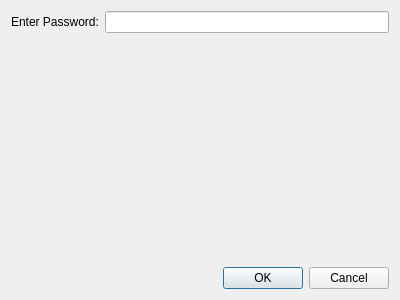
<?xml version="1.0" encoding="UTF-8"?>
<ui version="4.0">
 <class>steelcase_pw_dialog</class>
 <widget class="QDialog" name="steelcase_pw_dialog">
  <property name="geometry">
   <rect>
    <x>0</x>
    <y>0</y>
    <width>400</width>
    <height>300</height>
   </rect>
  </property>
  <property name="windowTitle">
   <string>Password Required</string>
  </property>
  <layout class="QGridLayout" name="gridLayout_2">
   <item row="0" column="0">
    <layout class="QGridLayout" name="gridLayout">
     <item row="3" column="0">
      <spacer name="verticalSpacer">
       <property name="orientation">
        <enum>Qt::Vertical</enum>
       </property>
       <property name="sizeHint" stdset="0">
        <size>
         <width>20</width>
         <height>40</height>
        </size>
       </property>
      </spacer>
     </item>
     <item row="2" column="0">
      <layout class="QHBoxLayout" name="horizontalLayout_2"/>
     </item>
     <item row="0" column="0">
      <layout class="QHBoxLayout" name="horizontalLayout">
       <item>
        <widget class="QLabel" name="label">
         <property name="text">
          <string>Enter Password:</string>
         </property>
        </widget>
       </item>
       <item>
        <widget class="QLineEdit" name="pw_line_edit">
         <property name="echoMode">
          <enum>QLineEdit::Password</enum>
         </property>
        </widget>
       </item>
      </layout>
     </item>
     <item row="1" column="0">
      <widget class="QLabel" name="pw_status_label">
       <property name="text">
        <string/>
       </property>
      </widget>
     </item>
    </layout>
   </item>
   <item row="1" column="0">
    <widget class="QDialogButtonBox" name="buttonBox">
     <property name="orientation">
      <enum>Qt::Horizontal</enum>
     </property>
     <property name="standardButtons">
      <set>QDialogButtonBox::Cancel|QDialogButtonBox::Ok</set>
     </property>
    </widget>
   </item>
  </layout>
 </widget>
 <resources/>
 <connections>
  <connection>
   <sender>buttonBox</sender>
   <signal>accepted()</signal>
   <receiver>steelcase_pw_dialog</receiver>
   <slot>accept()</slot>
   <hints>
    <hint type="sourcelabel">
     <x>248</x>
     <y>254</y>
    </hint>
    <hint type="destinationlabel">
     <x>157</x>
     <y>274</y>
    </hint>
   </hints>
  </connection>
  <connection>
   <sender>buttonBox</sender>
   <signal>rejected()</signal>
   <receiver>steelcase_pw_dialog</receiver>
   <slot>reject()</slot>
   <hints>
    <hint type="sourcelabel">
     <x>316</x>
     <y>260</y>
    </hint>
    <hint type="destinationlabel">
     <x>286</x>
     <y>274</y>
    </hint>
   </hints>
  </connection>
 </connections>
</ui>
